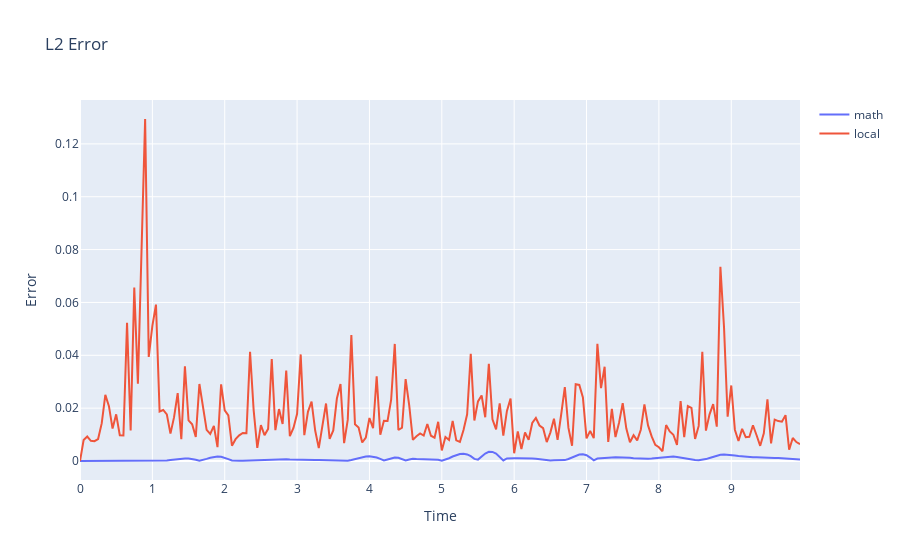

Notebook source saved alongside this figure:
### Code cell
l2_errors_1 = np.linalg.norm(results[1]['field']['u'] - results[0]['field']['u'], axis=1) / np.linalg.norm(results[0]['field']['u'], axis=1)
l2_errors_2 = np.linalg.norm(results[2]['field']['u'] - results[0]['field']['u'], axis=1) / np.linalg.norm(results[0]['field']['u'], axis=1)
print(np.mean(l2_errors_1))
print(np.mean(l2_errors_2))

fig = go.Figure()
fig.add_trace(go.Scatter(x=results[0]['times'], y=l2_errors_1, name='math'))
fig.add_trace(go.Scatter(x=results[0]['times'], y=l2_errors_2, name='local'))
fig.update_layout(title='L2 Error', xaxis_title='Time', yaxis_title='Error')
fig.show()

### Figure 1 — Plotly figure (JSON) as saved in the notebook; plotly's stock layout.template omitted (floating-point values rounded to 4 significant figures; data arrays with more than 128 entries replaced by an {"elided": "..."} marker saying what was removed)
{"data": [{"name": "math", "type": "scatter", "x": {"elided": "200 float values"}, "y": {"elided": "200 float values"}}, {"name": "local", "type": "scatter", "x": {"elided": "200 float values"}, "y": {"elided": "200 float values"}}], "layout": {"title": {"text": "L2 Error"}, "xaxis": {"title": {"text": "Time"}}, "yaxis": {"title": {"text": "Error"}}}}
